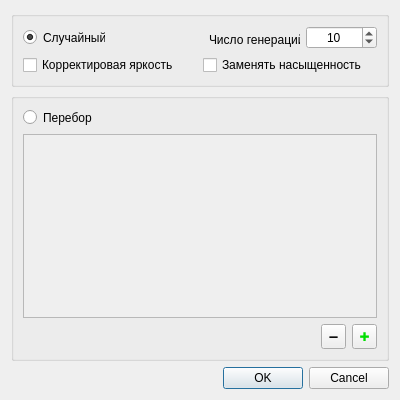
<?xml version="1.0" encoding="UTF-8"?>
<ui version="4.0">
 <class>ColorSettings</class>
 <widget class="QDialog" name="ColorSettings">
  <property name="geometry">
   <rect>
    <x>0</x>
    <y>0</y>
    <width>400</width>
    <height>400</height>
   </rect>
  </property>
  <property name="minimumSize">
   <size>
    <width>400</width>
    <height>400</height>
   </size>
  </property>
  <property name="maximumSize">
   <size>
    <width>400</width>
    <height>800</height>
   </size>
  </property>
  <property name="windowTitle">
   <string>Dialog</string>
  </property>
  <layout class="QVBoxLayout" name="verticalLayout_2">
   <item>
    <widget class="QGroupBox" name="groupBox">
     <property name="title">
      <string/>
     </property>
     <layout class="QVBoxLayout" name="verticalLayout">
      <item>
       <layout class="QHBoxLayout" name="horizontalLayout_2">
        <item>
         <widget class="QRadioButton" name="random_ch">
          <property name="minimumSize">
           <size>
            <width>82</width>
            <height>17</height>
           </size>
          </property>
          <property name="maximumSize">
           <size>
            <width>82</width>
            <height>17</height>
           </size>
          </property>
          <property name="text">
           <string>Случайный</string>
          </property>
          <property name="checked">
           <bool>true</bool>
          </property>
         </widget>
        </item>
        <item>
         <spacer name="horizontalSpacer">
          <property name="orientation">
           <enum>Qt::Horizontal</enum>
          </property>
          <property name="sizeHint" stdset="0">
           <size>
            <width>40</width>
            <height>20</height>
           </size>
          </property>
         </spacer>
        </item>
        <item>
         <widget class="QLabel" name="label">
          <property name="minimumSize">
           <size>
            <width>91</width>
            <height>21</height>
           </size>
          </property>
          <property name="maximumSize">
           <size>
            <width>91</width>
            <height>16</height>
           </size>
          </property>
          <property name="text">
           <string>Число генераций:</string>
          </property>
         </widget>
        </item>
        <item>
         <widget class="QSpinBox" name="generation_number">
          <property name="minimumSize">
           <size>
            <width>71</width>
            <height>23</height>
           </size>
          </property>
          <property name="maximumSize">
           <size>
            <width>71</width>
            <height>22</height>
           </size>
          </property>
          <property name="wrapping">
           <bool>false</bool>
          </property>
          <property name="alignment">
           <set>Qt::AlignCenter</set>
          </property>
          <property name="minimum">
           <number>1</number>
          </property>
          <property name="maximum">
           <number>10000</number>
          </property>
          <property name="value">
           <number>10</number>
          </property>
         </widget>
        </item>
       </layout>
      </item>
      <item>
       <layout class="QHBoxLayout" name="horizontalLayout">
        <item>
         <widget class="QCheckBox" name="checkBox_2">
          <property name="text">
           <string>Корректировая яркость</string>
          </property>
         </widget>
        </item>
        <item>
         <widget class="QCheckBox" name="checkBox">
          <property name="text">
           <string>Заменять насыщенность</string>
          </property>
         </widget>
        </item>
       </layout>
      </item>
     </layout>
    </widget>
   </item>
   <item>
    <widget class="QGroupBox" name="groupBox_2">
     <property name="enabled">
      <bool>true</bool>
     </property>
     <property name="title">
      <string/>
     </property>
     <layout class="QVBoxLayout" name="verticalLayout_3">
      <item>
       <layout class="QHBoxLayout" name="horizontalLayout_7">
        <item>
         <widget class="QRadioButton" name="random_ch_2">
          <property name="minimumSize">
           <size>
            <width>82</width>
            <height>17</height>
           </size>
          </property>
          <property name="maximumSize">
           <size>
            <width>82</width>
            <height>17</height>
           </size>
          </property>
          <property name="text">
           <string>Перебор</string>
          </property>
          <property name="checked">
           <bool>false</bool>
          </property>
         </widget>
        </item>
        <item>
         <spacer name="horizontalSpacer_3">
          <property name="orientation">
           <enum>Qt::Horizontal</enum>
          </property>
          <property name="sizeHint" stdset="0">
           <size>
            <width>40</width>
            <height>20</height>
           </size>
          </property>
         </spacer>
        </item>
       </layout>
      </item>
      <item>
       <widget class="QListWidget" name="colors_list">
        <property name="enabled">
         <bool>false</bool>
        </property>
       </widget>
      </item>
      <item>
       <layout class="QHBoxLayout" name="horizontalLayout_6">
        <item>
         <spacer name="horizontalSpacer_2">
          <property name="orientation">
           <enum>Qt::Horizontal</enum>
          </property>
          <property name="sizeHint" stdset="0">
           <size>
            <width>40</width>
            <height>20</height>
           </size>
          </property>
         </spacer>
        </item>
        <item>
         <widget class="QToolButton" name="toolButton_2">
          <property name="enabled">
           <bool>true</bool>
          </property>
          <property name="minimumSize">
           <size>
            <width>25</width>
            <height>25</height>
           </size>
          </property>
          <property name="maximumSize">
           <size>
            <width>25</width>
            <height>25</height>
           </size>
          </property>
          <property name="text">
           <string>➖</string>
          </property>
         </widget>
        </item>
        <item>
         <widget class="QToolButton" name="toolButton">
          <property name="enabled">
           <bool>true</bool>
          </property>
          <property name="minimumSize">
           <size>
            <width>25</width>
            <height>25</height>
           </size>
          </property>
          <property name="maximumSize">
           <size>
            <width>25</width>
            <height>25</height>
           </size>
          </property>
          <property name="styleSheet">
           <string notr="true">font: 75 8pt &quot;MS Shell Dlg 2&quot;; color: rgb(0, 222, 0)</string>
          </property>
          <property name="text">
           <string>✚</string>
          </property>
         </widget>
        </item>
       </layout>
      </item>
     </layout>
    </widget>
   </item>
   <item>
    <widget class="QDialogButtonBox" name="buttonBox">
     <property name="orientation">
      <enum>Qt::Horizontal</enum>
     </property>
     <property name="standardButtons">
      <set>QDialogButtonBox::Cancel|QDialogButtonBox::Ok</set>
     </property>
    </widget>
   </item>
  </layout>
 </widget>
 <resources/>
 <connections/>
</ui>
